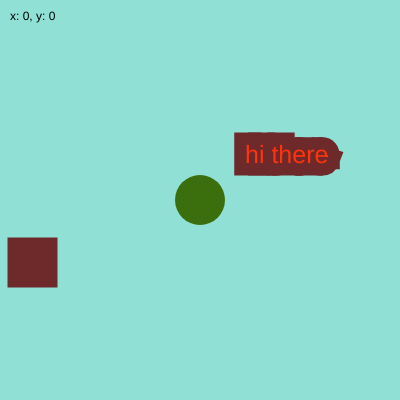
Frame 1 (no input)
Frame 60 (no input): identical to frame 1, image omitted
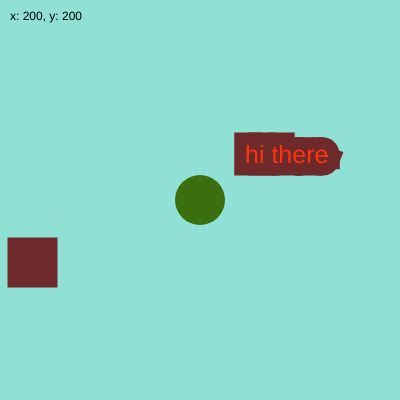
Frame 120 (the mouse pressed at the canvas centre since frame 60)

The p5.js sketch that drew these frames (run headless with seeded random() and noise() and a simulated clock; from frame 60 on, the mouse is pressed at the canvas centre):

// p5.js sketch
// ── sketch.js
function setup() {
createCanvas(400,400);
}

function draw() {
background (144,224,214);

fill(0);
noStroke();
textSize(12);
text("x: " + round(mouseX) + ", y: " + round(mouseY), 10, 20);

fill (59,110,12);
circle (200,200,50);
stroke (110,42,43);
strokeWeight (25);

fill (412,51,12);
square(20,250,25);
stroke (110,42,43);
strokeWeight (25);

textSize(25);
text("hi there" ,245,163)
}



// ── page3.html
<html>

<head>
    <title>my third page</title>
</head>
<body>
